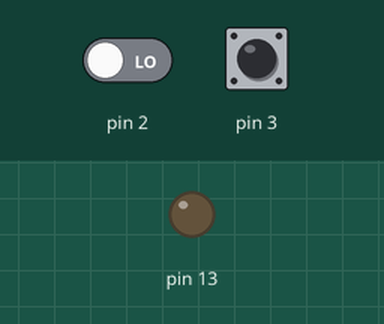
This sketch was run on a simulated Arduino Uno, built with avr-gcc and run on an emulated ATmega328P. Parts: output pins drawn as LEDs (lit = HIGH). The test bench sets the inputs (shaded band); at power-on: pin 3 LOW, pin 2 LOW. What the sketch prints to the serial monitor is not drawn.

Above: at 1.2 s.
1.3 s: pin 3 driven HIGH
At 2.0 s:
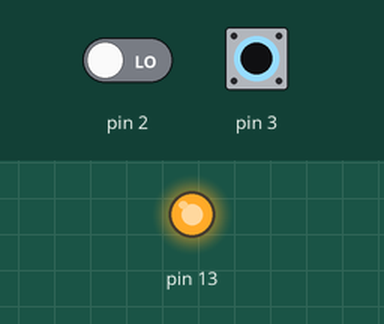
2.8 s: pin 2 driven HIGH
4.9 s: pin 3 driven LOW
At 6.1 s:
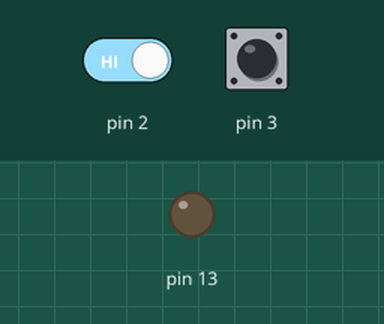
6.4 s: pin 2 driven LOW
7.9 s: pin 3 pulsed HIGH 2 times (0.12 s each, 0.3 s apart)
At 8.05 s:
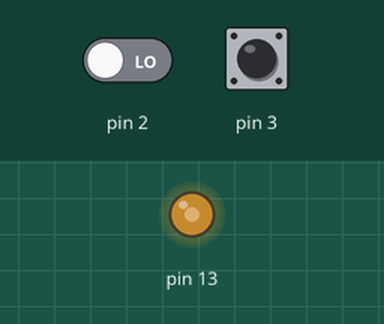
10.9 s: pin 2 driven HIGH and pin 3 driven HIGH
At 11.9 s:
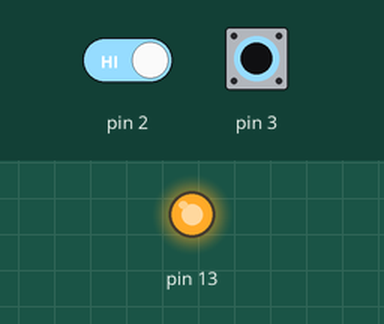
Timing chart, 0 to 13.9 s (numbered marks = the images above; inputs shaded):
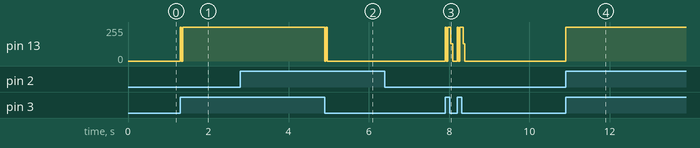

The sketch:

botao_arduino_2btns.ino
```cpp
int buttonState = 0;

void setup()
{
  Serial.begin(9600);
  while (!Serial);
  pinMode(2, INPUT);
  pinMode(3, INPUT);
  pinMode(13, OUTPUT);
}

void loop()
{
  buttonState = digitalRead(2);
  if (buttonState == HIGH) {
    Serial.print('u'); //upX
    digitalWrite(13, HIGH);
  } else {
    digitalWrite(13, LOW);
  }
  buttonState = digitalRead(3);
  if (buttonState == HIGH) {
    Serial.print('d'); //upX
    digitalWrite(13, HIGH);
  } else {
    digitalWrite(13, LOW);
  }


  delay(10); // pode.se ignorar
  Serial.flush();
}
```

Measured:
- after the input at 1.3 s, pin 13: 0/255 → 255/255 at once
- after the input at 2.8 s, every drawn part: stays the same
- after the input at 4.9 s, pin 13: 255/255 → 0/255 at once
- after the input at 6.4 s, every drawn part: stays the same
- after the input at 10.9 s, pin 13: 0/255 → 255/255 at once
